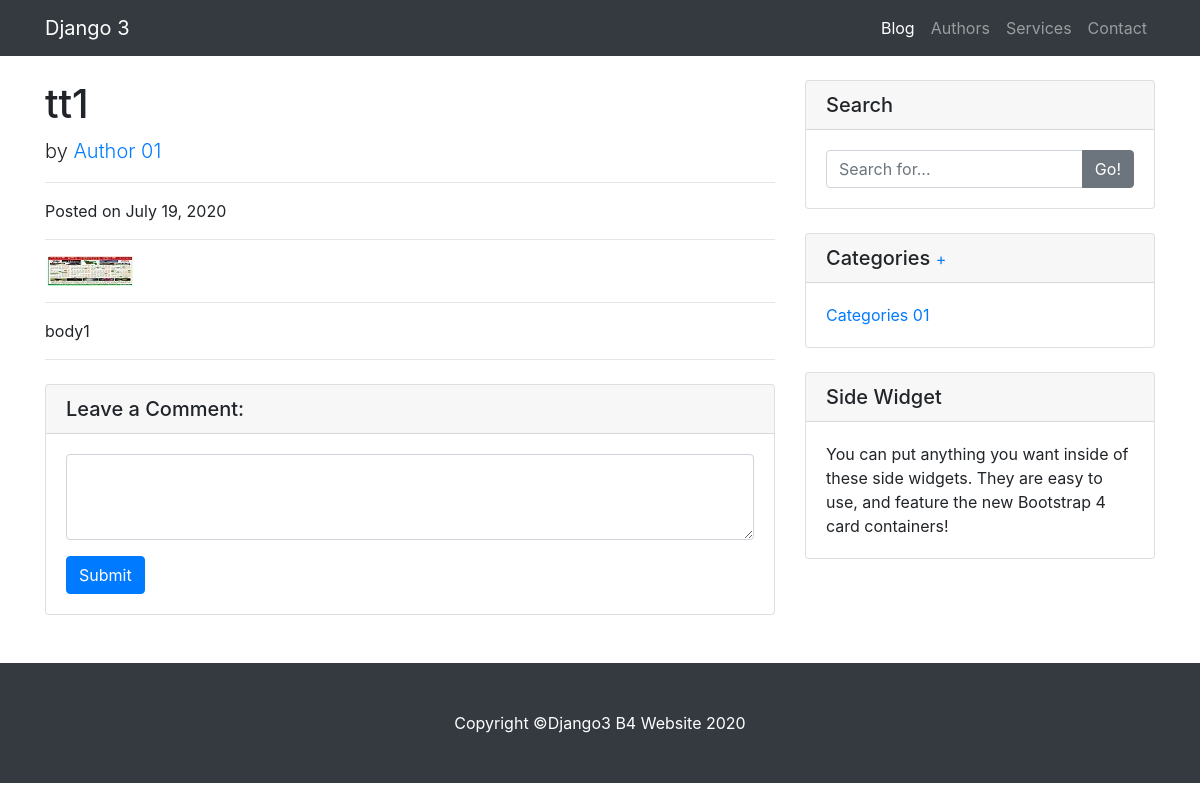
Page /blog/detail/1 on the committed database.
### blog/models.py (models this page shows, shortened)
class Post(models.Model):
    title = models.CharField(max_length=150)
    category = models.ForeignKey(Category, on_delete=models.SET_NULL, blank=True, null=True)
    author = models.ForeignKey(Author, on_delete=models.CASCADE)
    view_count = models.IntegerField(default=0)
    description = models.TextField()
    image = models.ImageField(blank=True, null=True, upload_to='post')
    created_at = models.DateField(auto_now_add=True)
    updated_at = models.DateField(auto_now=True)

class Author(models.Model):
    name = models.CharField(max_length=50)
    def __str__(self):
        return self.name

class Category(models.Model):
    name = models.CharField(max_length=250)

### blog/views.py (the view)
# urls.py: path('detail/<int:post_id>', post_detail, name='post-detail'),
def post_detail(request, post_id):
    post = Post.objects.get(id=post_id)
    category = Category.objects.all()
    context = {
        'post': post,
        'category_list': category
    }
    return render(request, 'blog/post_details_new.html', context)

### templates/blog/post_details_new.html (shortened to what this page needs)
  {% extends 'base-blog.html' %}
{% block content %}
  <div class="container">
    <div class="row">
      <div class="col-lg-8">
        <h1 class="mt-4">{{post.title}}</h1>
        <p class="lead">
          by
          <a href="#">{{post.author}}</a>
        </p>
        <hr>
        <p>Posted on {{post.created_at}}</p>
        <hr>
        <img class="img-fluid rounded" src="{% if post.image %}{{ post.image.url }}{% endif %}" alt="bKash">
        <hr>
        {{post.description}}
        <hr>
        <div class="card my-4">
          <h5 class="card-header">Leave a Comment:</h5>
          <div class="card-body">
            <form>
              <div class="form-group">
                <textarea class="form-control" rows="3"></textarea>
              </div>
              <button type="submit" class="btn btn-primary">Submit</button>
            </form>
          </div>
        </div>
      </div>
      <div class="col-md-4">
        <div class="card my-4">
          <h5 class="card-header">Search</h5>
          <div class="card-body">
            <div class="input-group">
              <input type="text" class="form-control" placeholder="Search for...">
              <span class="input-group-append">
                <button class="btn btn-secondary" type="button">Go!</button>
              </span>
            </div>
          </div>
        </div>
        <div class="card my-4">
          <h5 class="card-header">Categories <small><a href="{% url 'category-add' %}">+</a></small></h5>
          <div class="card-body">
            <div class="row">
              <div class="col-lg-6">
                <ul class="list-unstyled mb-0">
                      {% for cat in category_list %}
                  <li>
                    <a href="#">{{cat.name}}</a>
                  </li>
                   {% endfor %}
                 </ul>
              </div>
              <div class="col-lg-6">
              </div>
            </div>
          </div>
        </div>
        <div class="card my-4">
          <h5 class="card-header">Side Widget</h5>
          <div class="card-body">
            You can put anything you want inside of these side widgets. They are easy to use, and feature the new Bootstrap 4 card containers!
          </div>
        </div>
      </div>
    </div>
  </div>
{% endblock %}

### statics/css/blog-post.css (style rules this page uses)
body { padding-top: 56px; }
.card-body { flex-grow:0 !important; }

### rows in the picture
Post: title "tt1", author "Author 01", created_at "July 19, 2020", image (picture), description "body1"
Category: name "Categories 01"
